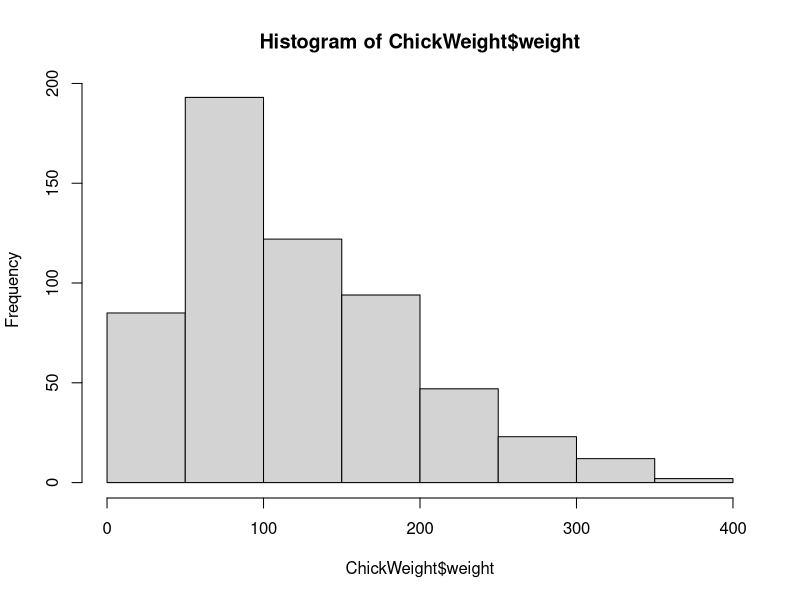
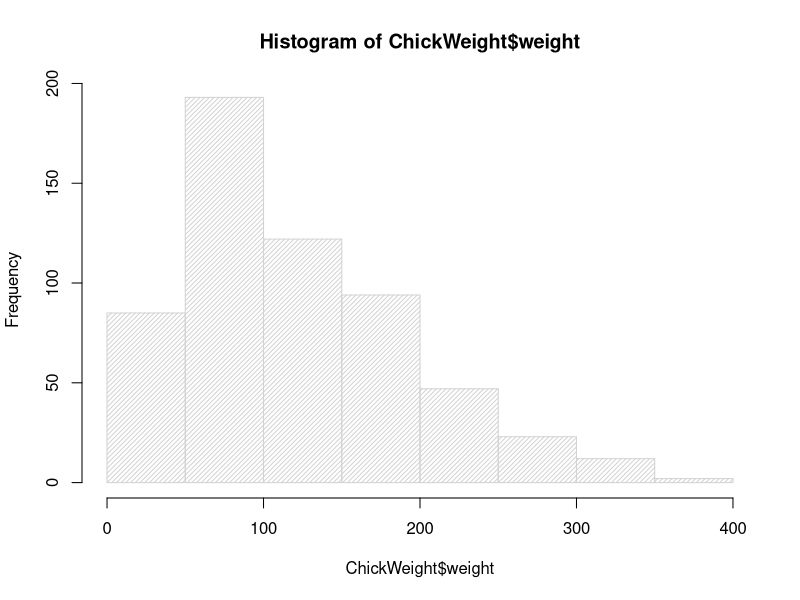
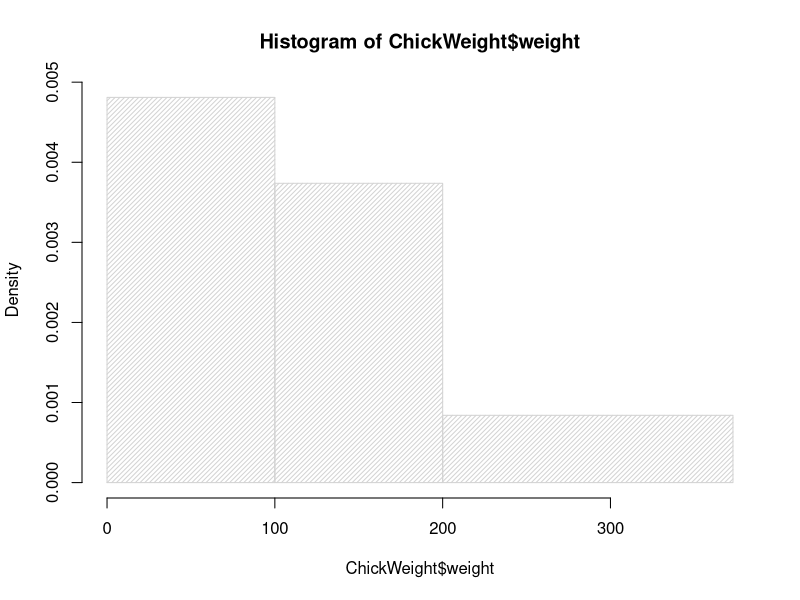
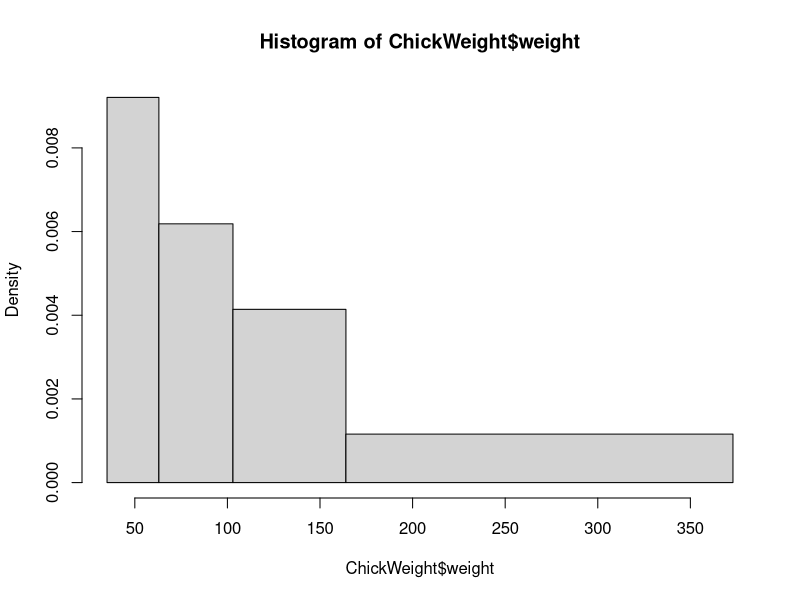

Reproduce these figures in R, in order.
# Description: Histograms

# simple example
hist(ChickWeight$weight)

# changing the pattern of the histogram bars
hist(ChickWeight$weight, density = 30)

# Control where the histogram breaks occur
hist(ChickWeight$weight, density = 30, breaks = c(0,100,200,max(ChickWeight$weight)))

# Another example of controlling the breaks
hist(ChickWeight$weight, breaks = fivenum(ChickWeight$weight))